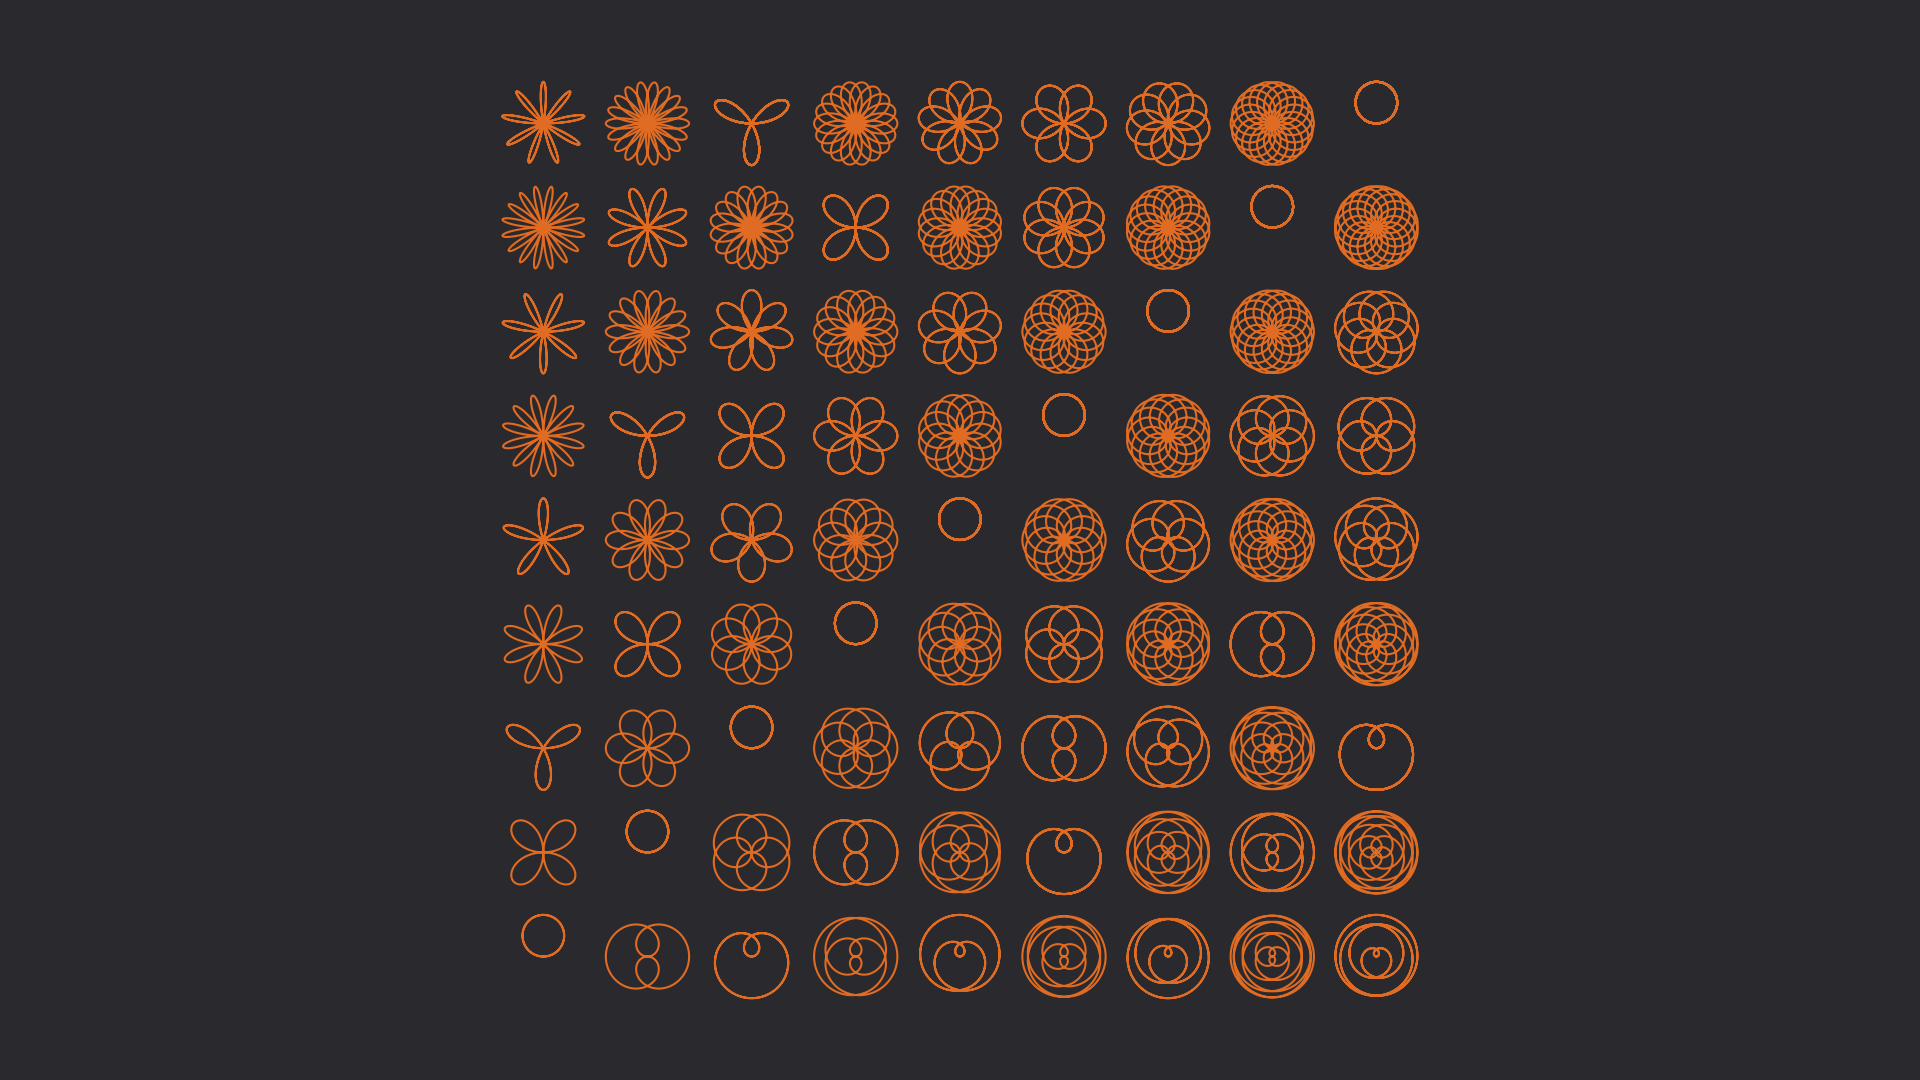

Source code (Python):
from pathlib import Path

import numpy as np

from template_plt import plt


def main() -> None:
    fp: Path = Path(__file__).resolve().with_suffix(".png")
    c0: str = "#29292E"
    c1: str = "#E06B22"
    fig: plt.Figure
    ax: plt.Axes
    fig, ax = plt.subplots()
    for i in range(1, 10):
        t: np.ndarray = np.linspace(0.0, 2.0*np.pi*i, 100001, endpoint=True)
        for j in range(1, 10):
            r: np.ndarray = np.sin(t*j/i)
            x: np.ndarray = np.cos(t) * r
            y: np.ndarray = np.sin(t) * r
            ax.plot(x+2.5*i, y+2.5*j, color=c1)
    ax.axis("off")
    ax.set_aspect("equal")
    ax.set_facecolor(c0)
    fig.set_facecolor(c0)
    fig.tight_layout()
    fig.savefig(fp, facecolor=fig.get_facecolor())
    plt.cla()
    plt.clf()
    plt.close(fig)
    return None


if __name__ == "__main__":
    main()
